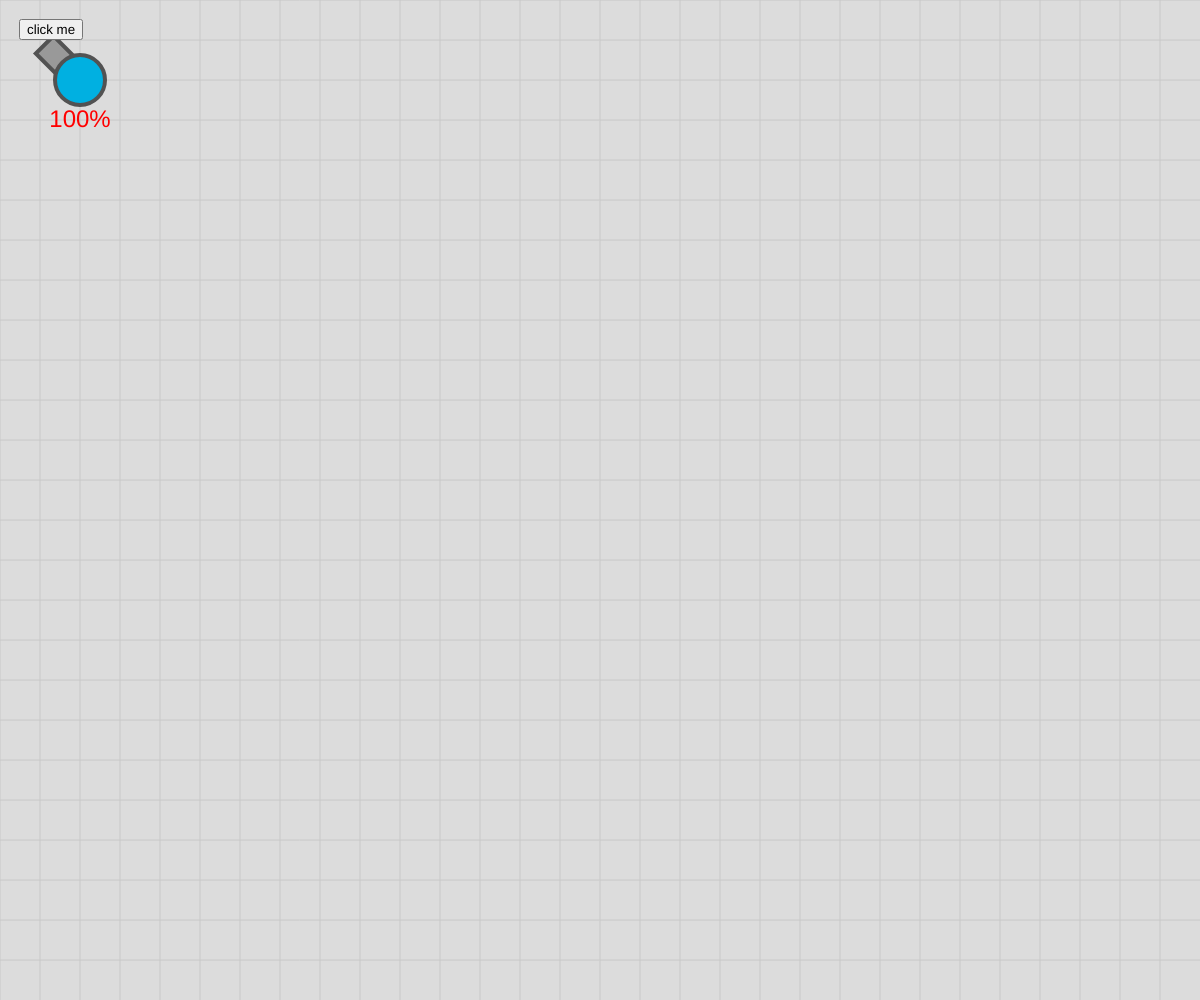
Frame 1 (no input)
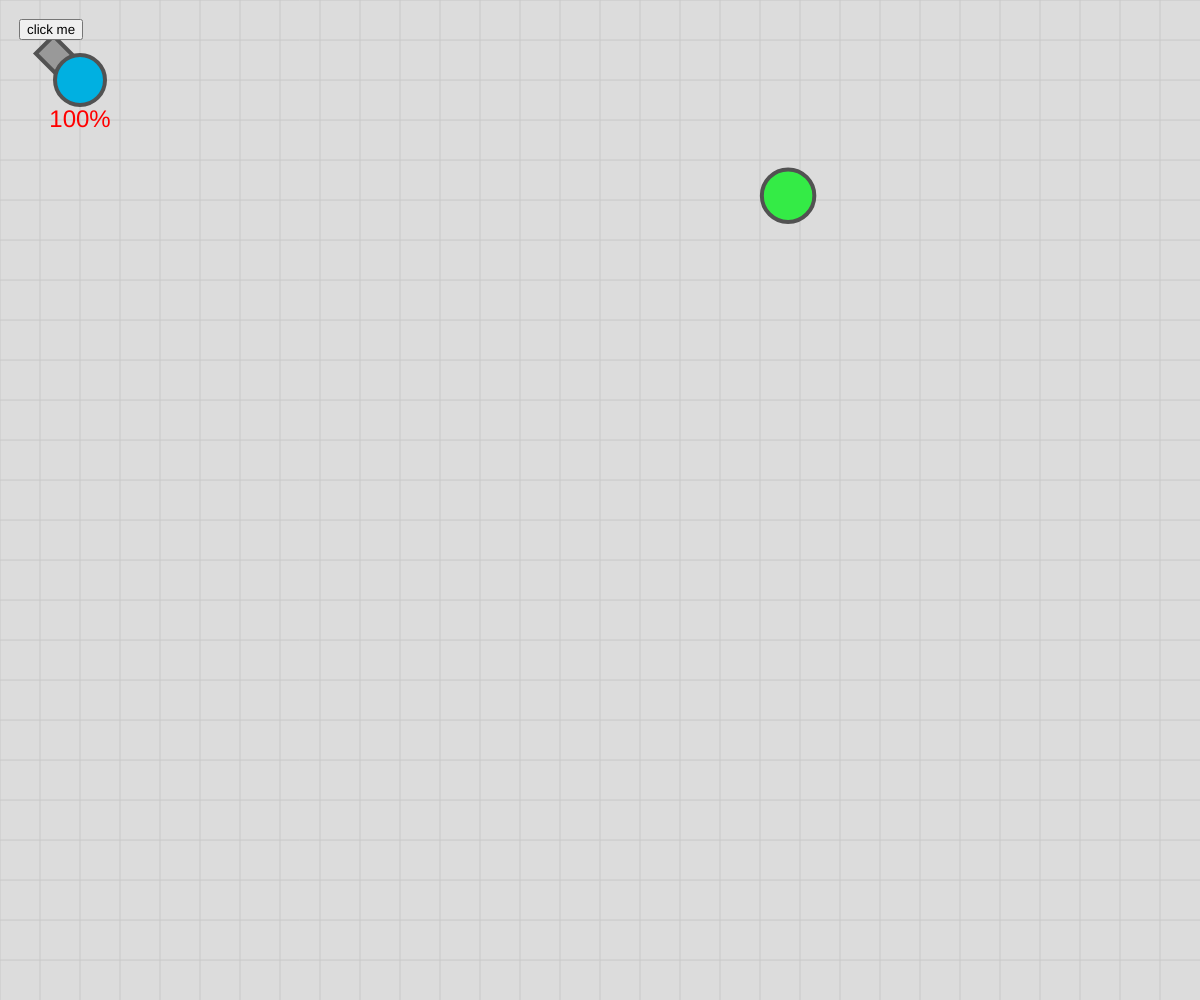
Frame 60 (no input)
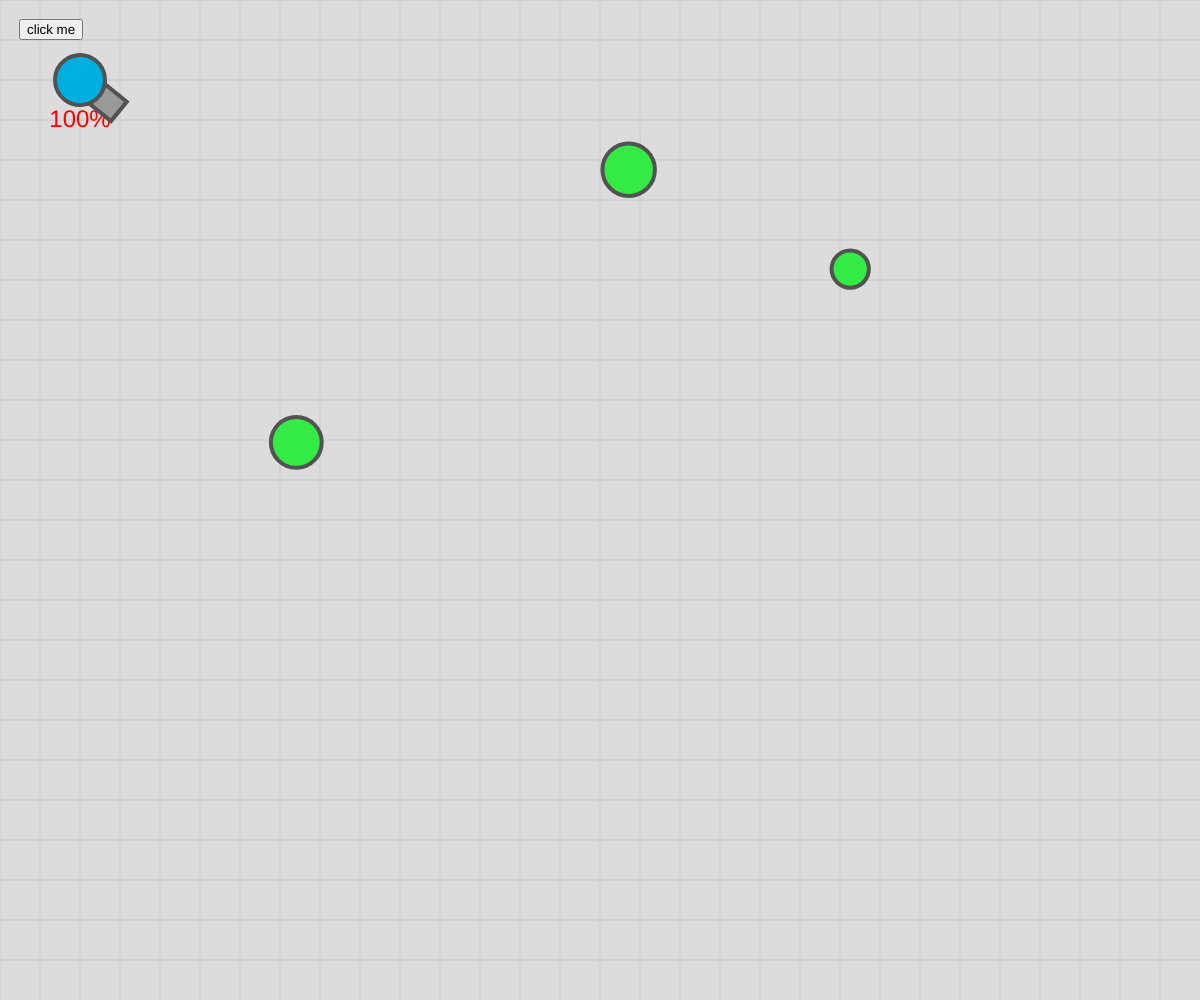
Frame 120 (the mouse pressed at the canvas centre since frame 60)

The p5.js sketch that drew these frames (run headless with seeded random() and noise() and a simulated clock; from frame 60 on, the mouse is pressed at the canvas centre):

// p5.js sketch
// ── sketch.js
function setup() {
  createCanvas(windowWidth, windowHeight);
  rectMode(CENTER);
  ellipseMode(RADIUS);
  textAlign(CENTER, CENTER);

  createButtons()
  
  player = new Player(80, 80, 25, 3, 1000);
}

function draw() {
  background(220);
  push();
  drawGrid();
  pop();
  
  push();
  player.update()
  player.show()
  pop();
  
  for (let i = 0; i < bullets.length; i++) {
    push();
    bullets[i].update(enemies);
    bullets[i].show()
    pop();

    if (bullets[i].health <= 0 ) {
      bullets.splice(i, 1)
    }
  }

  for (let j = 0; j < enemies.length; j++) {
    push();
    enemies[j].update(player);
    enemies[j].show()
    pop();

    if (enemies[j].health <= 0 ) {
      enemies.splice(j, 1)
    }
  }
}

function windowResized() {
  resizeCanvas(windowWidth, windowHeight);
}

// ── bullet.js
let bullets = [];

class Bullet {
  constructor(sentFromX, sentFromY, sentFromAngleDeg, radius, movementSpeed, health, damage) {
    this.x = sentFromX;
    this.y = sentFromY;
    this.sentFromAngle = sentFromAngleDeg;
    this.radius = radius;
    this.movementSpeed = movementSpeed;
    this.health = health;
    this.damage = damage;
  }
  update(enemies) {
    this.x += Math.cos(this.sentFromAngle) * this.movementSpeed;
    this.y += Math.sin(this.sentFromAngle) * this.movementSpeed;

    for (let j = 0; j < enemies.length; j++) {
      if (dist(this.x, this.y, enemies[j].x, enemies[j].y) < enemies[j].radius + this.radius) {
        this.health -= 1;
        enemies[j].health -= this.damage;
      }
    }
  }
  
  show() {
    strokeWeight(4);
    stroke(82, 82, 82);
    fill(240, 79, 84);
    ellipse(this.x, this.y, this.radius, this.radius);
  }
}

function mouseClicked() {
  bullet = new Bullet(player.x, player.y, Math.atan2(mouseY - player.y, mouseX - player.x), 13, 3, 1, 1);
  bullets.push(bullet);
}

// ── buttons.js
function createButtons() {
    button = createButton('click me');
    button.position(19, 19);
    button.mousePressed(createEnemy);
}
// ── draw_grid.js
function drawGrid() {
	stroke(200);
	fill(120);
	for (var x=-width; x < width; x+=40) {
		line(x, -height, x, height);
	}
	for (var y=-height; y < height; y+=40) {
		line(-width, y, width, y);
	}
}

// ── enemy.js
let enemies = [];

class Enemy {
  constructor(initialX, initialY, radius, movementSpeed) {
    this.x = initialX;
    this.y = initialY;
    this.radius = radius;
    this.movementSpeed = movementSpeed;
    this.health = round(radius / 3);
    this.damage = round(radius / 6);
  }
  update(player) {
    this.angle = Math.atan2(player.y - this.y, player.x - this.x);
    this.x += Math.cos(this.angle) * this.movementSpeed;
    this.y += Math.sin(this.angle) * this.movementSpeed;

    if (dist(this.x, this.y, player.x, player.y) < player.radius + this.radius && player.health > 0) {
      player.health -= this.damage;
    }
  }

  show() {
    strokeWeight(4);
    stroke(82, 82, 82);
    fill(52, 235, 70);
    ellipse(this.x, this.y, this.radius, this.radius);
  }
}

function createEnemy() {
  enemy = new Enemy(random(0, windowWidth), random(0, windowHeight), random(15, 30), random(2, 4));
  enemies.push(enemy);
}

setInterval(createEnemy, 1000);

// ── player.js
class Player {
  constructor(initialX, initialY, radius, initialMovementSpeed, maxHealth) {
    this.x = initialX;
    this.y = initialY;
    this.radius = radius;
    this.angle = 0;
    this.movementSpeed = initialMovementSpeed;
    this.maxHealth = maxHealth;
    this.health = maxHealth;
    this.healthRegenFactor = 1;
  }
  update() {
    if (keyIsDown(87)) {
      this.y -= this.movementSpeed;
    }

    if (keyIsDown(83)) {
      this.y += this.movementSpeed;
    }
  
    if (keyIsDown(68)) {
      this.x += this.movementSpeed;
    }
  
    if (keyIsDown(65)) {
      this.x -= this.movementSpeed;
    }
  
    translate(this.x, this.y);
  
    this.angle = Math.atan2(mouseY - this.y, mouseX - this.x);

    if (this.health < this.maxHealth) {
      this.health += this.healthRegenFactor;
    }
  }

  show() {
    textSize(24);
    fill(255, 0, 0);
    text(round(this.health / this.maxHealth * 100) + '%', 0, 40);

    rotate(this.angle);
  
    strokeWeight(4);
    stroke(82, 82, 82);
    fill(153, 153, 153);
    rect(25, 0, 50, 25);
  
    stroke(82, 82, 82);
    fill(0, 176, 225);
    ellipse(0, 0, this.radius, this.radius);
  }
}
